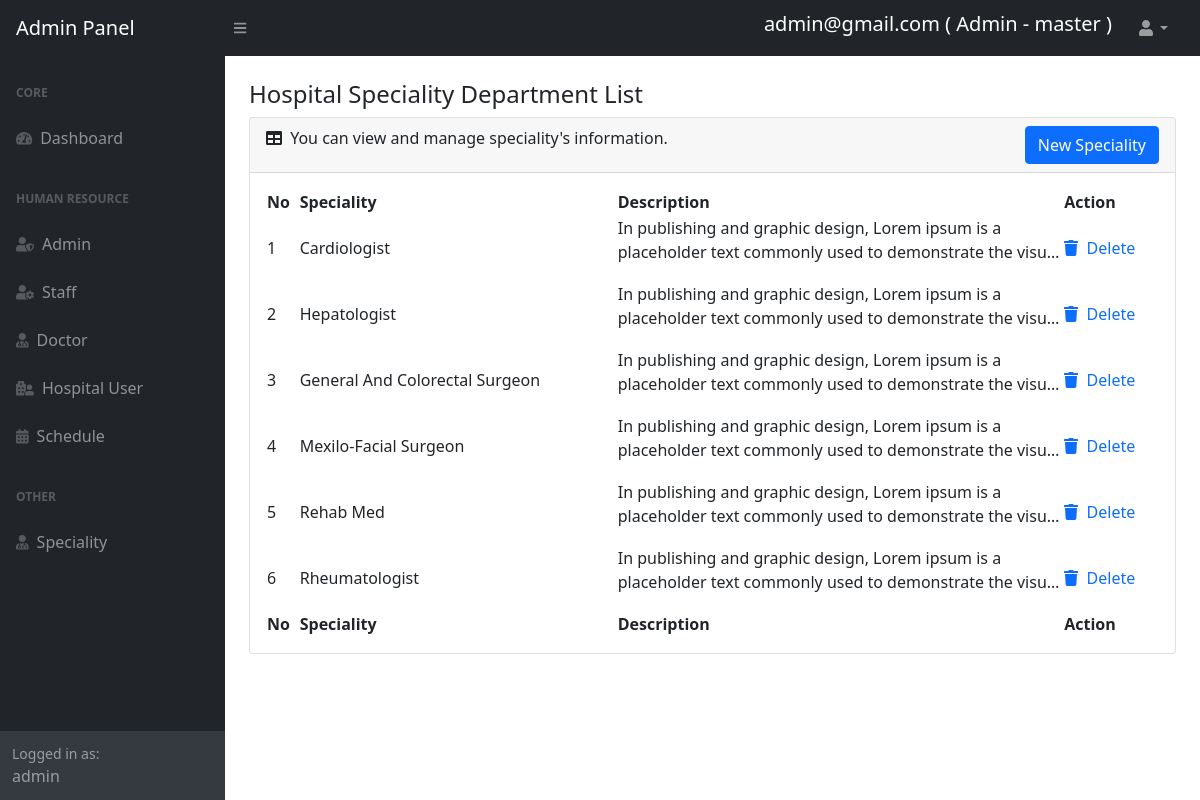
Page /admin/speciality.php (signed in) on the committed database.
### tables this page shows
CREATE TABLE `speciality` (
  `specialityId` int NOT NULL,
  `speciality` varchar(200) DEFAULT NULL,
  `description` text
);

### admin/speciality.php (the view, shortened to what this page needs)
<?php
include('header.php');
include('../connect.php');
?>
<div id="layoutSidenav_content">
    <main>
        <div class="container-fluid px-4">
            <h4 class="mt-4">Hospital Speciality Department List</h4>
            <div class="card mb-4">
                <div class="card-header">
                    <i class="fas fa-table me-1"></i>
                    You can view and manage speciality's information.
                    <button id="btnShowModalDialog" class="btn btn-primary" style="float: right;" data-bs-toggle="modal" data-bs-target="#specialityModal">New Speciality</button>
                </div>
                <div class="card-body">
                    <table id="datatablesSimple">
                        <thead>
                            <tr>
                                <th>No</th>
                                <th>Speciality</th>
                                <th>Description</th>
                                <th>Action</th>
                            </tr>
                        </thead>
                        <tbody>
                            <?php
                            $selectspeciality = "SELECT * from speciality";
                            $runselectspeciality = $connection->query($selectspeciality);
                            $countofspeciality = $runselectspeciality->num_rows;
                            if ($countofspeciality > 0) {
                                $dataofspeciality = $runselectspeciality->fetch_all(MYSQLI_BOTH);
                                $no = 0;
                                foreach ($dataofspeciality as $dataone) {
                                    $no++;
                                    $specId=$dataone['specialityId'];
                                    $speciality = $dataone['speciality'];
                                    $desp = $dataone['description'];
                                    echo "<tr>";
                                    echo "<td>$no</td>";
                                    echo "<td>$speciality</td>";
                                    echo "<td class='col-5 col-md-6'><p class='maketwoline'>$desp</p></td>";
                                    echo "<td>";
                                    echo "<a href='speciality.php?specIdToDelete=$specId' class='actionlink'><i class='fas fa-trash'></i>&nbsp;&nbspDelete</a>";
                                    echo "</td></tr>";
                                }
                            }
                            ?>
                        </tbody>
                        <tfoot>
                            <tr>
                                <th>No</th>
                                <th>Speciality</th>
                                <th>Description</th>
                                <th>Action</th>
                            </tr>
                        </tfoot>
                    </table>
                </div>
            </div>
        </div>
    </main>
</div>
<?php
include('footer.php');
?>

### admin/header.php (shortened to what this page needs)
<?php
include('../connect.php');
if (isset($_SESSION['loginid'])) {
    $loginid = $_SESSION['loginid'];
    $logintype = $_SESSION['logintype'];
    if ($logintype == "admin") {
        $selectadmin = "SELECT * from admin where adminId=$loginid";
        $runselectadmin = $connection->query($selectadmin);
        $dataofadmin = $runselectadmin->fetch_array();
        $adminemail = $dataofadmin['adminEmail'];
        $admintype = $dataofadmin['adminType'];
    } else if ($logintype == "staff") {
        $selectstaff = "SELECT * from staff where staffId=$loginid";
        $runselectstaff = $connection->query($selectstaff);
        $dataofstaff = $runselectstaff->fetch_array();
        $staffemail = $dataofstaff['staffEmail'];
    } else if ($logintype == "doctor") {
        $selectdoctor = "SELECT * from doctor where doctorId=$loginid";
        $runselectdoctor = $connection->query($selectdoctor);
        $dataofdoctor = $runselectdoctor->fetch_array();
        $doctoremail = $dataofdoctor['doctorEmail'];
    } else {
    }
} else {
    echo "<script>alert('Access denied')</script>";
    echo "<script>location='index.php'</script>";
}
?>
<!DOCTYPE html>
<html lang="en">
<head>
    <link href="https://cdn.jsdelivr.net/npm/simple-datatables@latest/dist/style.css" rel="stylesheet" />
    <link href="css/styles.css" rel="stylesheet" />
</head>
<body class="sb-nav-fixed">
    <nav class="sb-topnav navbar navbar-expand navbar-dark bg-dark">
        <a class="navbar-brand ps-3" href="index.php">Admin Panel</a>
        <button class="btn btn-link btn-sm order-1 order-lg-0 me-4 me-lg-0" id="sidebarToggle" href="#!"><i class="fas fa-bars"></i></button>
        <form class="d-none d-md-inline-block form-inline ms-auto me-0 me-md-3 my-2 my-md-0">
            <div class="input-group">
                <h5 style="color:white;">
                    <?php
                    if ($logintype == "admin") {
                        if ($admintype == "master") {
                            echo "$adminemail ( Admin - master )";
                        } else {
                            echo "$adminemail ( Admin )";
                        }
                    } else if ($logintype == "staff") {
                        echo "$staffemail (Staff)";
                    } else if ($logintype == "doctor") {
                        echo "$doctoremail (Doctor)";
                    } else {
                    }
                    ?>
                </h5>
            </div>
        </form>
        <ul class="navbar-nav ms-auto ms-md-0 me-3 me-lg-4">
            <li class="nav-item dropdown">
                <a class="nav-link dropdown-toggle" id="navbarDropdown" href="#" role="button" data-bs-toggle="dropdown" aria-expanded="false"><i class="fas fa-user fa-fw"></i></a>
            </li>
        </ul>
    </nav>
    <div id="layoutSidenav">
        <div id="layoutSidenav_nav">
            <nav class="sb-sidenav accordion sb-sidenav-dark" id="sidenavAccordion">
                <div class="sb-sidenav-menu">
                    <div class="nav">
                        <div class="sb-sidenav-menu-heading">Core</div>
                        <a class="nav-link" href="home.php">
                            <div class="sb-nav-link-icon"><i class="fas fa-tachometer-alt"></i></div>
                            Dashboard
                        </a>
                        <div class="sb-sidenav-menu-heading">Human Resource</div>
                        <?php
                        if ($logintype == "admin") {
                            if ($admintype == "master") {
                                echo "
                                <a class='nav-link' href='adminlist.php'>
                                <div class='sb-nav-link-icon'><i class='fas fa-user-shield'></i></div>
                                Admin
                                </a>
                                ";
                            }
                            echo "
                            <a class='nav-link' href='stafflist.php'>
                                <div class='sb-nav-link-icon'><i class='fas fa-user-cog'></i></div>
                                Staff
                            </a>
                            <a class='nav-link' href='doctorlist.php'>
                                <div class='sb-nav-link-icon'><i class='fas fa-user-md'></i></div>
                                Doctor
                            </a>
                            ";
                        }
                        ?>
                        <a class="nav-link" href="userlist.php">
                            <div class="sb-nav-link-icon"><i class="fas fa-hospital-user"></i></div>
                            Hospital User
                        </a>
                        <a class="nav-link" href="schedule.php">
                            <div class="sb-nav-link-icon"><i class="fas fa-calendar-alt"></i></div>
                            Schedule
                        </a>
                        <?php
                        if ($logintype == "admin") {
                            echo "
                            <div class='sb-sidenav-menu-heading'>Other</div>
                            <a class='nav-link' href='speciality.php'>
                                <div class='sb-nav-link-icon'><i class='fas fa-user-md'></i></div>
                                Speciality
                            </a>
                            ";
                        }
                        ?>
                    </div>
                </div>
                <div class="sb-sidenav-footer">
                    <div class="small">Logged in as:</div>
                    <?php echo "$logintype"; ?>
                </div>
            </nav>
        </div>

### admin/speciality.php (style rules this page uses)
.actionlink { text-decoration: none; }
.maketwoline { display: -webkit-box; -webkit-line-clamp: 2; -webkit-box-orient: vertical; overflow: hidden; text-overflow: ellipsis; }

### rows in the picture
speciality: speciality "Cardiologist", description "In publishing and graphic design, Lorem ipsum is a placeholder text commonly used to demonstrate the…"
speciality: speciality "Hepatologist", description "In publishing and graphic design, Lorem ipsum is a placeholder text commonly used to demonstrate the…"
speciality: speciality "General And Colorectal Surgeon", description "In publishing and graphic design, Lorem ipsum is a placeholder text commonly used to demonstrate the…"
speciality: speciality "Mexilo-Facial Surgeon", description "In publishing and graphic design, Lorem ipsum is a placeholder text commonly used to demonstrate the…"
speciality: speciality "Rehab Med", description "In publishing and graphic design, Lorem ipsum is a placeholder text commonly used to demonstrate the…"
speciality: speciality "Rheumatologist", description "In publishing and graphic design, Lorem ipsum is a placeholder text commonly used to demonstrate the…"

### other values in the picture
$adminemail "admin@gmail.com"
$logintype "admin"
